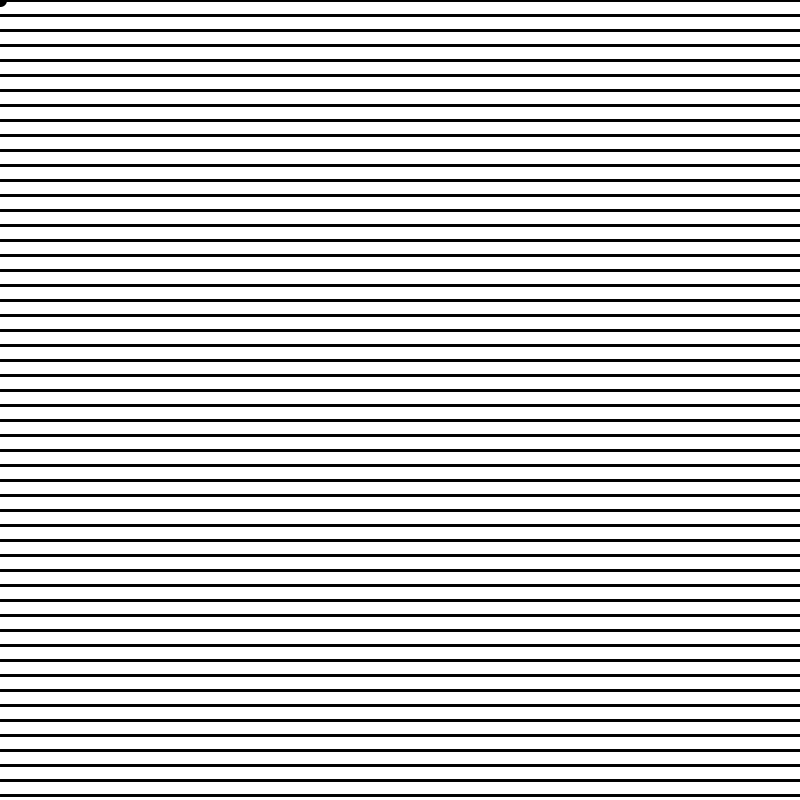
Frame 1 (no input)
Frame 60 (the mouse pressed at the canvas centre just before this capture): identical to frame 1, image omitted
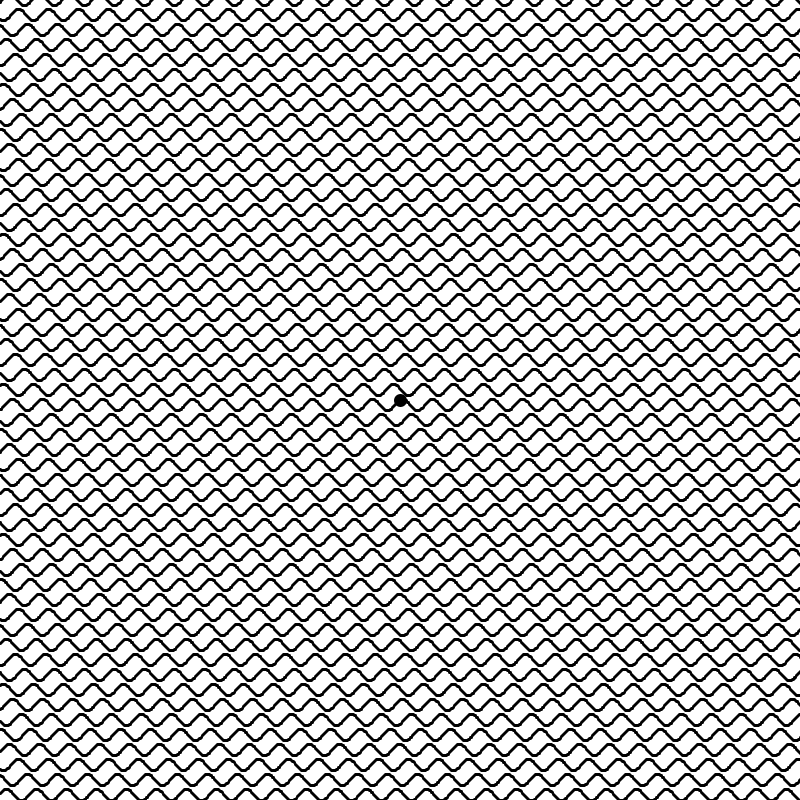
Frame 120 (the mouse held since frame 60 and released just before this capture)

The Processing sketch that drew these frames (run headless with seeded random() and noise(); from frame 60 on, the mouse is pressed at the canvas centre):

// Processing sketch: moirePatterns
// ── moirePatterns.pde
float waveGap = 15.0;
float angle = 2.0;

void setup(){
  size(800,800);
  strokeWeight(3); 
  frameRate(10);
}

void draw(){
  background(255);
  fill(0);
  ellipse(mouseX,mouseY,10,10);

  float amplitude = mouseY/70.0;
  float phase = mouseX/30.0;

  for (int j = 0; j <= height; j+=waveGap){
    float y = 0;
    for(int i = 0; i <=width; i++){
      float x = i; 
      y = j + amplitude * sin(radians(angle));
      point(x,y);
      angle+=phase;
    }
  }
  if (mousePressed == true){
    float angle = 0;
    save("moirePatterns.png");
  }
}
